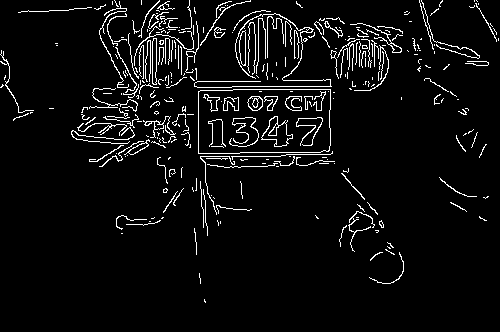
#> input picture edged.png, 500 x 332 px
$ python -i detect_plate.py   (imports and definitions only)
#> lines starting #> are read from the running program, lines starting #| are printed output that depends on the picture; after the words box and inside, x2 and y2 are one past the last pixel; in counts of white or black regions, pixels touching at a corner belong together
#> further down, picture is the input picture: shape (332, 500, 3); 5.3% white in thin lines or dots
import numpy as np
import cv2
import imutils
import pytesseract
import os


def Detect_plate(image):
    save_dir = os.getcwd() + '/Cropped_Image_text'

    if not os.path.exists(save_dir):
        os.mkdir(save_dir)

    # resize the image- change width to 500
    image = imutils.resize(image, width=500)

    # Display the original image
    cv2.imshow('original image', image)
    cv2.waitKey(0)

    # RGB to GRAY scale conversion
    gray = cv2.cvtColor(image, cv2.COLOR_BGR2GRAY)
#> gray: shape (332, 500); 5.3% white in thin lines or dots
    cv2.imshow("1 - Grayscale Conversion", gray)
    cv2.imwrite(save_dir + '/gray' + '.png', gray)  # writing gray image
    cv2.waitKey(0)

    # Noise removal with iterative bilateral filter(removes noise while preserving edges)
    gray = cv2.bilateralFilter(gray, 11, 17, 17)
    cv2.imshow("2- Bilateral filter", gray)
    cv2.imwrite(save_dir + '/without_noise' + '.png', gray)  # writing image after removing the noise
    cv2.waitKey(0)

    # Find edges of grayscale image
    edged = cv2.Canny(gray, 170, 200)
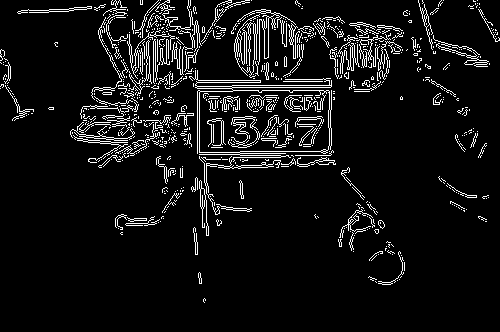
#> edged: shape (332, 500); 7.3% white in thin lines or dots
    cv2.imshow("3 - canny edges", edged)
    cv2.imwrite(save_dir + '/edged' + '.png', edged)  # writing edged image
    cv2.waitKey(0)

    # Find Contours based on edges
    cnts, new = cv2.findContours(edged.copy(), cv2.RETR_LIST, cv2.CHAIN_APPROX_SIMPLE)
#> cnts = 980 contours, 909 with area under 20; largest, box (x1, y1, x2, y2) and area: (189, 70, 332, 215) 8370, (199, 90, 330, 153) 7880, (237, 9, 296, 65) 239, (231, 85, 332, 88) 198, (230, 116, 260, 148) 162; new = 980 rows, first 6: [1, -1, -1, -1], [2, 0, -1, -1], [3, 1, -1, -1], [4, 2, -1, -1], [5, 3, -1, -1], [6, 4, -1, -1]

    # create copy of original image to draw all contours
    img1 = image.copy()
    cv2.drawContours(img1, cnts, -1, (0, 255, 0), 3)
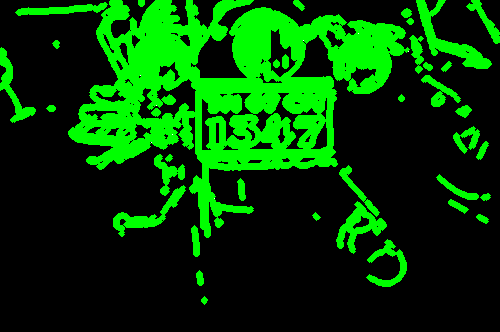
#> img1: shape (332, 500, 3); mean of channels 0, 1, 2 0, 65.3, 0; drawn as B, G, R
    cv2.imwrite(save_dir + '/contours' + '.png', img1)  # writing image with contours
    cv2.imshow("4 - All contours", img1)
    cv2.waitKey(0)

    # Sort Contours based on their area keeping minimum required area as '40' (anything smaller than that will not be considered)
    cnts = sorted(cnts, key=cv2.contourArea, reverse=True)[:40]
#> cnts = 40 contours; largest, box (x1, y1, x2, y2) and area: (189, 70, 332, 215) 8370, (199, 90, 330, 153) 7880, (237, 9, 296, 65) 239, (231, 85, 332, 88) 198, (230, 116, 260, 148) 162
    NumberPlateCnt = None  # we currently have no  Number plate Contour

    # Top 40 Contours
    img2 = image.copy()
    cv2.drawContours(img2, cnts, -1, (0, 255, 0), 3)
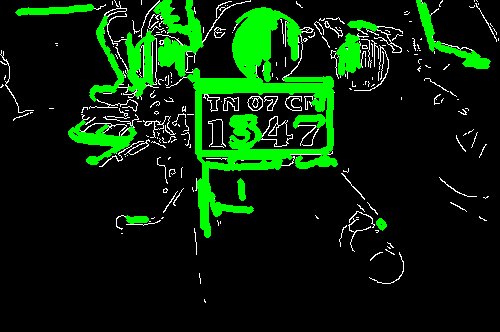
#> img2: shape (332, 500, 3); 10.74% of pixels changed, all inside (x1, y1, x2, y2) = (15, 0, 491, 238); drawn as B, G, R
    cv2.imshow("5 - Top 40 Contours", img2)
    cv2.imwrite(save_dir + '/top40contours' + '.png', img2)
    cv2.waitKey(0)

    # loop over our contours to find the best possible approximate contour of number plate
    count = 0

    for c in cnts:
        peri = cv2.arcLength(c, True)
        approx = cv2.approxPolyDP(c, 0.02 * peri, True)

        if len(approx) == 4:  # Select the Contour with 4 corners
            NumberPlateCnt = approx  # This is our approx Number Plate Contour

            # Crop those contours and store it in Cropped Images folder
            x, y, w, h = cv2.boundingRect(c)
            new_img = image[y:y + h, x:x + w]  # create new image
            cv2.imwrite(save_dir + '/plate' + '.png', new_img)  # Store new image

            break
#> this loop made 7 passes
#> (peri, NumberPlateCnt, x, y, w, h) on pass 7: (186.9, [[200, 180], [202, 227], [205, 199], [208, 235]], 199, 180, 10, 56)
#> peri on passes 1, 2, 3, 5, 6: 2202.8, 509.8, 432.6, 353.1, 92.14

    # Drawing the selected contour on the original image
    cv2.drawContours(image, [NumberPlateCnt], -1, (0, 255, 0), 3)
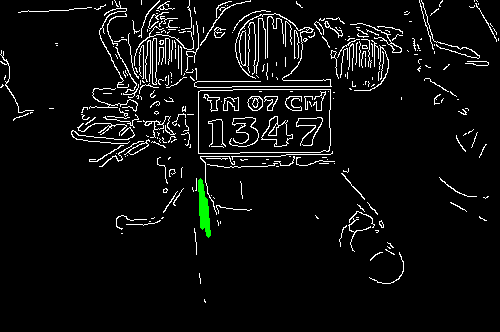
#> image: shape (332, 500, 3); 0.27% of pixels changed, all inside (x1, y1, x2, y2) = (198, 178, 211, 238); drawn as B, G, R
    cv2.imshow("Final Image with Number Plate Detected", image)
    cv2.imwrite(save_dir + '/final' + '.png', image)  # writing final image with number plate
    cv2.waitKey(0)

    cropped_img_loc = save_dir + "/plate.png"
    cv2.imshow("cropped Image ", cv2.imread(cropped_img_loc))
    cv2.waitKey(0)  # Wait for user input before closing the image displayed

    return new_img

>>> import cv2
>>> picture = cv2.imread('edged.png')
>>> result = Detect_plate(picture)
